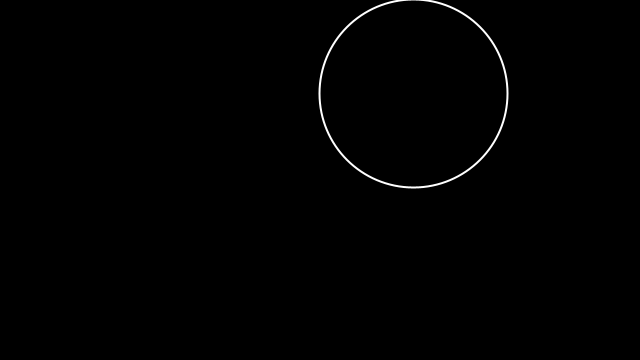
Frame 1 (no input)
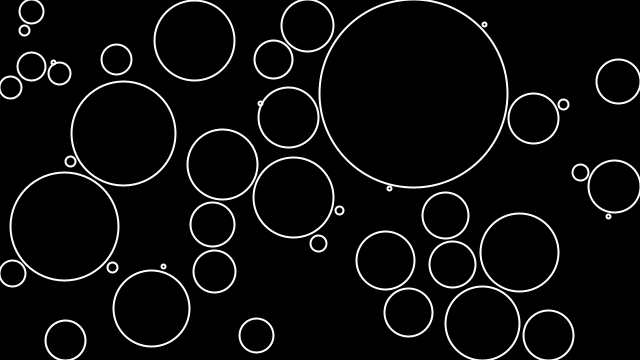
Frame 60 (the mouse pressed at the canvas centre just before this capture)
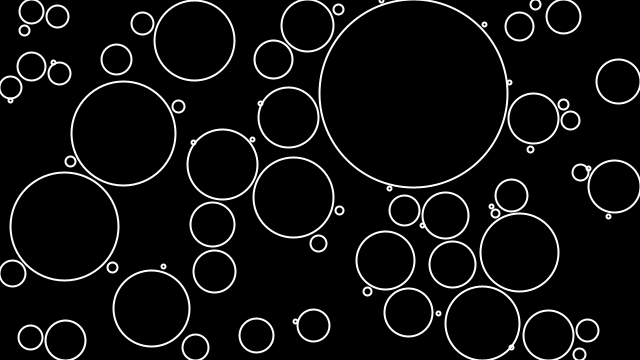
Frame 120 (the mouse held since frame 60 and released just before this capture)

The Processing sketch that drew these frames (run headless with seeded random() and noise(); from frame 60 on, the mouse is pressed at the canvas centre):

// Processing sketch: CirclePacking
// ── CirclePacking.pde
ArrayList<Circle> circles;

void setup() {
  size (640, 360);
  background(0);
  circles = new ArrayList<Circle>();
  /*for (int i = 0; i< 50; i++) {
    circles.add(new Circle(random(width), random(height)));
  }*/
}

void draw() {
  //noFill();
  Circle c = newCircle();
  if (c != null) {
    while (c.growing == true) {
      //c.show();
      c.grow();
      if(checkCollision(c)) {
        c.growing = false;
      }
    }
    c.show();
    circles.add(c);
  }
}

boolean checkCollision(Circle n) {
  for (Circle c: circles) {
    float d = dist(n.x, n.y, c.x, c.y);
    if (d - 4 <= c.r + n.r) {
      return true;
    }
  }
  return false;
}

Circle newCircle() {
  float x = random(width);
  float y = random(height);
  boolean valid = true;
  
  for (Circle c: circles) {
    if (dist(x, y, c.x, c.y) < c.r) {
      valid = false;
      break;
    }
  }
  if (valid) {
    return new Circle(x, y);
  } else {
    return null;
  }
  
}

// ── Circle.pde
class Circle {
  float x, y, r;
  
  boolean growing = true;
  
  int maxRadius;
  
  Circle(float x_, float y_) {
    x = x_;
    y = y_;
    r = 1;

    maxRadius = floor(random(10, 100));
  }
  
  void grow() {
    if (growing) {
      r = r + 1;
      if (edges() || hitMax()){
        growing = false;
      }
    }
  }
  
  boolean edges() {
    return x + r >= width || x - r <= 0 || y + r >= height || y - r <= 0;
  }
  
  boolean hitMax() {
    return r>= maxRadius;
  }
  
  void show() {
    stroke(255);
    strokeWeight(2);
    noFill();
    ellipse(x, y, r*2, r*2);
  }
}
